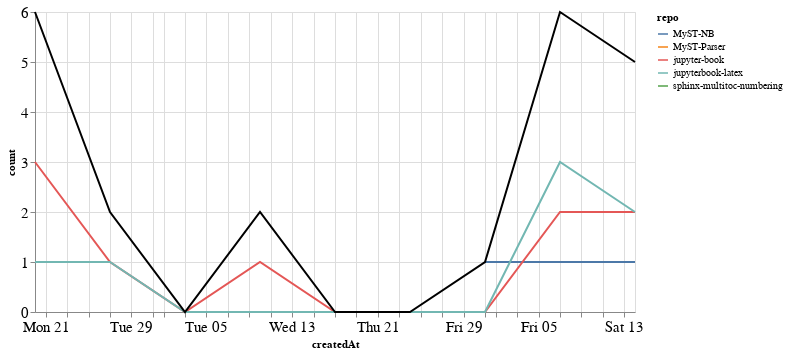

Notebook code cell kept with this figure:
### Markdown cell above
### Comments

### Code cell
comments_time = comments.groupby('repo').resample('W', on='createdAt').count()['author'].reset_index()
comments_time = comments_time.rename(columns={'author': 'count'})
comments_time_total = comments_time.groupby('createdAt').agg({"count": "sum"}).reset_index()
ch1 = alt.Chart(comments_time, width=600).mark_line().encode(
    x='createdAt',
    y='count',
    color='repo',
    tooltip="repo"
)

ch2 = alt.Chart(comments_time_total, width=600).mark_line(color="black").encode(
    x='createdAt',
    y='count',
)

ch1 + ch2

### Figure 1 — Vega-Lite specification as saved in the notebook (floating-point values rounded to 4 significant figures)
{"config": {"axisLeft": {"labelFontSize": 15}, "axisBottom": {"labelFontSize": 15}}, "layer": [{"data": {"name": "data-19609844db27c6a776532f04d713fd98"}, "mark": "line", "encoding": {"color": {"type": "nominal", "field": "repo"}, "tooltip": {"type": "nominal", "field": "repo"}, "x": {"type": "temporal", "field": "createdAt"}, "y": {"type": "quantitative", "field": "count"}}, "width": 600}, {"data": {"name": "data-efce67dfc5ca6bdf9020ffcbc36dd354"}, "mark": {"type": "line", "color": "black"}, "encoding": {"x": {"type": "temporal", "field": "createdAt"}, "y": {"type": "quantitative", "field": "count"}}, "width": 600}], "$schema": "https://vega.github.io/schema/vega-lite/v4.8.1.json", "datasets": {"data-19609844db27c6a776532f04d713fd98": [{"repo": "MyST-NB", "createdAt": "2021-01-31T00:00:00", "count": 1}, {"repo": "MyST-NB", "createdAt": "2021-02-07T00:00:00", "count": 1}, {"repo": "MyST-NB", "createdAt": "2021-02-14T00:00:00", "count": 1}, {"repo": "MyST-Parser", "createdAt": "2020-12-20T00:00:00", "count": 2}, {"repo": "jupyter-book", "createdAt": "2020-12-20T00:00:00", "count": 3}, {"repo": "jupyter-book", "createdAt": "2020-12-27T00:00:00", "count": 1}, {"repo": "jupyter-book", "createdAt": "2021-01-03T00:00:00", "count": 0}, {"repo": "jupyter-book", "createdAt": "2021-01-10T00:00:00", "count": 1}, {"repo": "jupyter-book", "createdAt": "2021-01-17T00:00:00", "count": 0}, {"repo": "jupyter-book", "createdAt": "2021-01-24T00:00:00", "count": 0}, {"repo": "jupyter-book", "createdAt": "2021-01-31T00:00:00", "count": 0}, {"repo": "jupyter-book", "createdAt": "2021-02-07T00:00:00", "count": 2}, {"repo": "jupyter-book", "createdAt": "2021-02-14T00:00:00", "count": 2}, {"repo": "jupyterbook-latex", "createdAt": "2020-12-20T00:00:00", "count": 1}, {"repo": "jupyterbook-latex", "createdAt": "2020-12-27T00:00:00", "count": 1}, {"repo": "jupyterbook-latex", "createdAt": "2021-01-03T00:00:00", "count": 0}, {"repo": "jupyterbook-latex", "createdAt": "2021-01-10T00:00:00", "count": 0}, {"repo": "jupyterbook-latex", "createdAt": "2021-01-17T00:00:00", "count": 0}, {"repo": "jupyterbook-latex", "createdAt": "2021-01-24T00:00:00", "count": 0}, {"repo": "jupyterbook-latex", "createdAt": "2021-01-31T00:00:00", "count": 0}, {"repo": "jupyterbook-latex", "createdAt": "2021-02-07T00:00:00", "count": 3}, {"repo": "jupyterbook-latex", "createdAt": "2021-02-14T00:00:00", "count": 2}, {"repo": "sphinx-multitoc-numbering", "createdAt": "2021-01-10T00:00:00", "count": 1}], "data-efce67dfc5ca6bdf9020ffcbc36dd354": [{"createdAt": "2020-12-20T00:00:00", "count": 6}, {"createdAt": "2020-12-27T00:00:00", "count": 2}, {"createdAt": "2021-01-03T00:00:00", "count": 0}, {"createdAt": "2021-01-10T00:00:00", "count": 2}, {"createdAt": "2021-01-17T00:00:00", "count": 0}, {"createdAt": "2021-01-24T00:00:00", "count": 0}, {"createdAt": "2021-01-31T00:00:00", "count": 1}, {"createdAt": "2021-02-07T00:00:00", "count": 6}, {"createdAt": "2021-02-14T00:00:00", "count": 5}]}}
